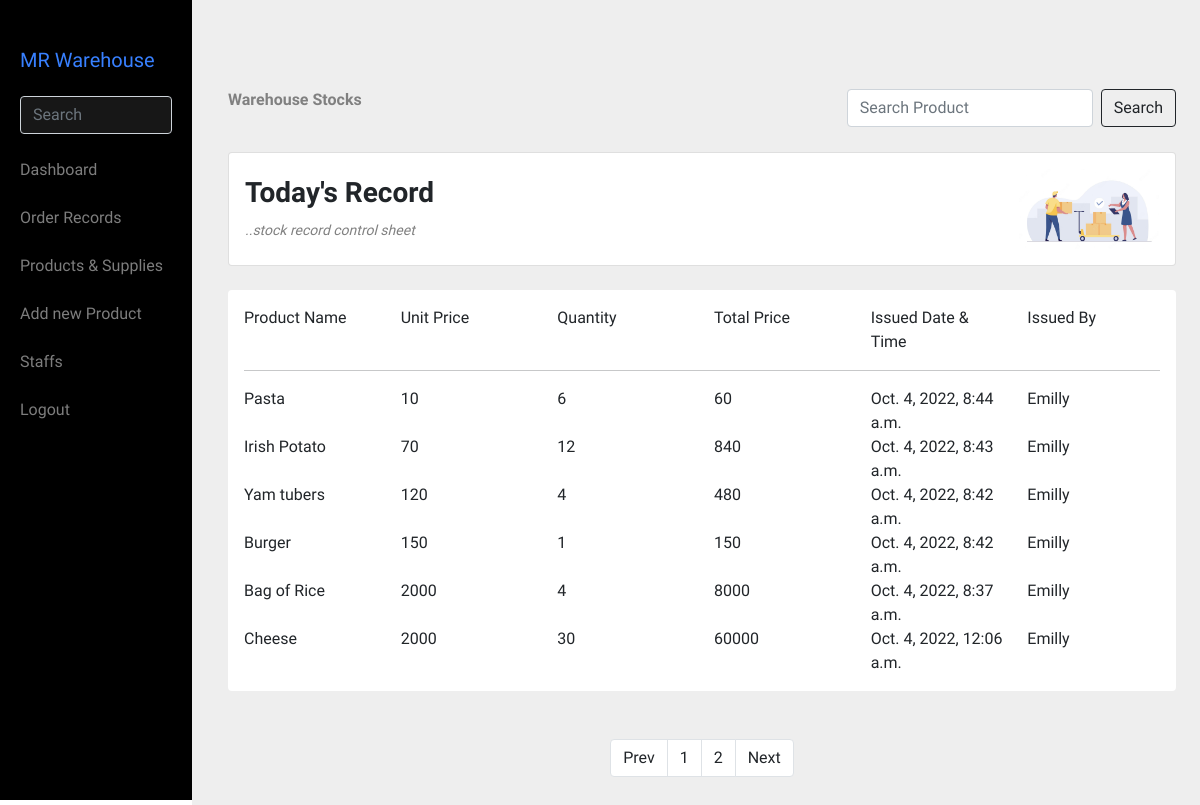
/records/?page=2 (signed in), run on the app's committed database.
### app/models.py (models this page shows)
class Products(models.Model):
    product_name = models.CharField(max_length=100, blank=True)
    category = models.CharField(max_length=100, choices=CATEGORY, blank=True)
    quantity = models.PositiveIntegerField(blank=True)
    unit_price = models.PositiveIntegerField(blank=True)
    total_price = models.PositiveIntegerField(blank=True)
    date = models.DateTimeField(auto_now=True)
    user = models.ForeignKey(User, on_delete=models.CASCADE, default='')

### app/views.py (the view)
# urls.py: path('records/', order_records, name='order_records-page'),
@login_required
def order_records(request):
    if 'q' in request.GET:
        q = request.GET['q']
        multiple_q = Q(Q(product_name__icontains=q))
        paged_post = Products.objects.filter(multiple_q)
    else:
        products = Products.objects.all().order_by('-id')
        paginator = Paginator(products, 10)
        page = request.GET.get('page')
        paged_post = paginator.get_page(page)
    context = {
        'products':paged_post,
    }
    return render(request, 'app/order_records.html', context)

### app/templates/app/order_records.html (shortened to what this page needs)
{% load static %}
<!doctype html>
<html lang="en">
  <head>
    <link rel="stylesheet" href="{% static 'css/global.css' %}">
    <link href="https://cdn.jsdelivr.net/npm/bootstrap@5.1.3/dist/css/bootstrap.min.css" rel="stylesheet">
    <link href="https://cdn.jsdelivr.net/npm/remixicon@2.5.0/fonts/remixicon.css" rel="stylesheet">
  </head>
  <body class="body">
    <main class="main">
        <div class="row">
            <div class="col-md-2 d-md-block d-none sidebar py-5 sticky-top">
              <div class="col side_bar_center">
                    <div class="col"><h5 class="mr_warehouse">MR Warehouse</h5></div>
                    <div class="col pt-3">
                    <form class="d-flex">
                        <input class="form-control search me-2" type="search" placeholder="Search" aria-label="Search">
                    </form>
                    </div>
                    <div class="col pt-4"><a href="{% url 'admin_dashboard-page' %}" class="navicon">Dashboard</a></div>
                    <div class="col pt-4"><a class="navicon" href="{% url 'order_records-page' %}">Order Records</a></div>
                    <div class="col pt-4"><a class="navicon" href="{% url 'warehouse_stock-page' %}">Products & Supplies</a></div>
                    <div class="col pt-4"><a class="navicon" href="{% url 'add_new-page' %}">Add new Product</a></div>
                    <div class="col pt-4"><a class="navicon" href="{% url 'staffs-page' %}">Staffs</a></div>
                    <div class="col pt-4 align-self-end"><a class="navicon" href="{% url 'logout-view' %}">Logout</a></div>
              </div>
            </div>
            <div class="col-md-10 col-12 mainbar py-5">
                <nav>
                    <div class="container pt-3">
                        <div class="row py-4">
                            <div class="col-12 d-flex justify-content-between align-items-center">
                                <p class="fw-bold warehouse_stocks">Warehouse Stocks</p>
                                <form class="d-flex">
                                    <input class="form-control me-2" type="search" name="q" placeholder="Search Product" aria-label="Search">
                                    <button class="btn btn-outline-dark" type="submit">Search</button>
                                </form>
                            </div>
                        </div>
                        <div class="row">
                            <div class="col-12 border-0 first_card">
                                <div class="card">
                                    <div class="card-body d-flex align-items-center justify-content-between">
                                        <div class="col">
                                            <h3 class="fw-bold">Today's Record</h3>
                                            <small class="small_blue fst-italic">..stock record control sheet</small>
                                        </div>
                                        <div class="col d-flex align-items-center justify-content-end">
                                            <img src="{% static 'img/logo_2.png' %}" width="140px" height="80px" alt="">
                                        </div>
                                    </div>
                                </div>
                            </div>
                        </div>
                        <div class="row">
                            <div class="col-12">
                                <div class="card border-0 my-4">
                                    <div class="card-body">
                                        <div class="row">
                                            <div class="col-md-2">Product Name</div>
                                            <div class="col-md-2">Unit Price</div>
                                            <div class="col-md-2">Quantity</div>
                                            <div class="col-md-2">Total Price</div>
                                            <div class="col-md-2">Issued Date & Time</div>
                                            <div class="col-md-2">Issued By</div>
                                        </div>
                                        <hr>
                                        {% for object in products %}
                                        <div class="row">
                                            <div class="col-md-2">{{object.product_name}}</div>
                                            <div class="col-md-2">{{object.unit_price}}</div>
                                            <div class="col-md-2">{{object.quantity}}</div>
                                            <div class="col-md-2">{{object.total_price}}</div>
                                            <div class="col-md-2">{{object.date}}</div>
                                            <div class="col-md-2">{{object.user}}</div>
                                        </div>
                                        {% endfor %}
                                    </div>
                                </div>
                            </div>
                        </div>
                        <div class="row pt-4">
                            <div class="col-12">
                                <div class="container d-flex justify-content-center align-items-center">
                                    <div class="pagination-box p-box-2 text-center">
                                    <nav aria-label="Page navigation example">
                                        {% if products.has_other_pages %}
                                        <ul class="pagination">
                                            {% if products.has_previous %}
                                            <li class="page-item">
                                                <a class="page-link text-dark" href="?page={{products.previous_page_number}}"> Prev</a>
                                            </li>
                                            {% else %}
                                            <li class="page-item disabled">
                                                <a class="page-link text-dark"> Prev </a>
                                            </li>
                                            {% endif %}
                                            {% for i in products.paginator.page_range %}
                                            {% if products.number == i %}
                                            <li class="page-item"><a class="page-link active text-dark" href="#">{{i}}</a></li>
                                            {% else %}
                                            <li class="page-item"><a class="page-link text-dark" href="?page={{i}}">{{i}}</a></li>
                                            {% endif %}
                                            {% endfor %}
                                            {% if products.has_next %}
                                            <li class="page-item">
                                                <a class="page-link text-dark" href="?page={{products.next_page_number}}"> Next </a>
                                            </li>
                                            {% else %}
                                            <li class="page-item disabled text-dark">
                                                <a class="page-link text-dark"> Next </a>
                                            </li>
                                            {% endif %}
                                        </ul>
                                        {% endif %}
                                    </nav>
                                </div>
                            </div>
                            </div>
                        </div>
                    </div>
                </nav>
            </div>
        </div>
    </main>
  </body>
</html>

### static/css/global.css (style rules this page uses)
* { margin: 0; padding: 0; box-sizing: border-box; font-family: 'Abyssinica SIL', serif; }
.body { overflow-x: hidden; }
.main { height: fit-content; }
a { text-decoration: none !important; display: block; color: rgba(255, 255, 255, 0.492) !important; }
ul, li { list-style: none; }
.sidebar { background-color: black !important; color: white; height: 100vh; display: flex; justify-content: end !important; }
.mainbar { background-color:#eeeeee; }
.side_bar_center { padding-left: 20px; }
.mr_warehouse { color:#3880ff !important; }
.search { background-color: rgba(128, 128, 128, 0.177) !important; }
.first_card { box-shadow: 0 4px -6px 0 rgba(128, 128, 128, 0.173); }
.warehouse_stocks { color: grey; }
.small_blue { color: grey; }

### data on the page
Products: product_name "Pasta", unit_price "10", quantity "6", total_price "60", date "Oct. 4, 2022, 8:44 a.m.", user "Emilly"
Products: product_name "Irish Potato", unit_price "70", quantity "12", total_price "840", date "Oct. 4, 2022, 8:43 a.m.", user "Emilly"
Products: product_name "Yam tubers", unit_price "120", quantity "4", total_price "480", date "Oct. 4, 2022, 8:42 a.m.", user "Emilly"
Products: product_name "Burger", unit_price "150", quantity "1", total_price "150", date "Oct. 4, 2022, 8:42 a.m.", user "Emilly"
Products: product_name "Bag of Rice", unit_price "2000", quantity "4", total_price "8000", date "Oct. 4, 2022, 8:37 a.m.", user "Emilly"
Products: product_name "Cheese", unit_price "2000", quantity "30", total_price "60000", date "Oct. 4, 2022, 12:06 a.m.", user "Emilly"

### other printed values
{{ i }} "1"
{{ i }} "2"
